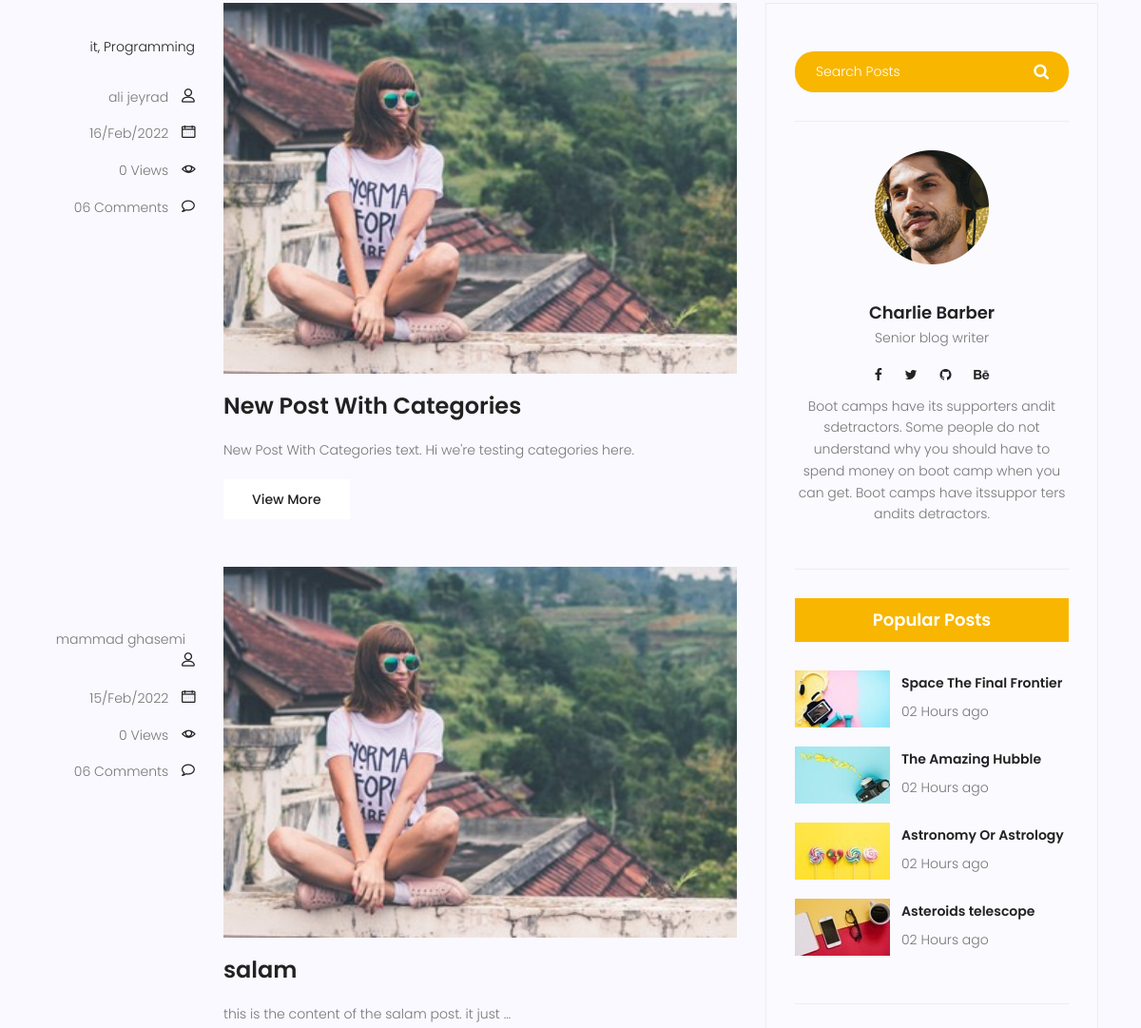
/blog/ (middle part), run on an earlier commit of the app's database.
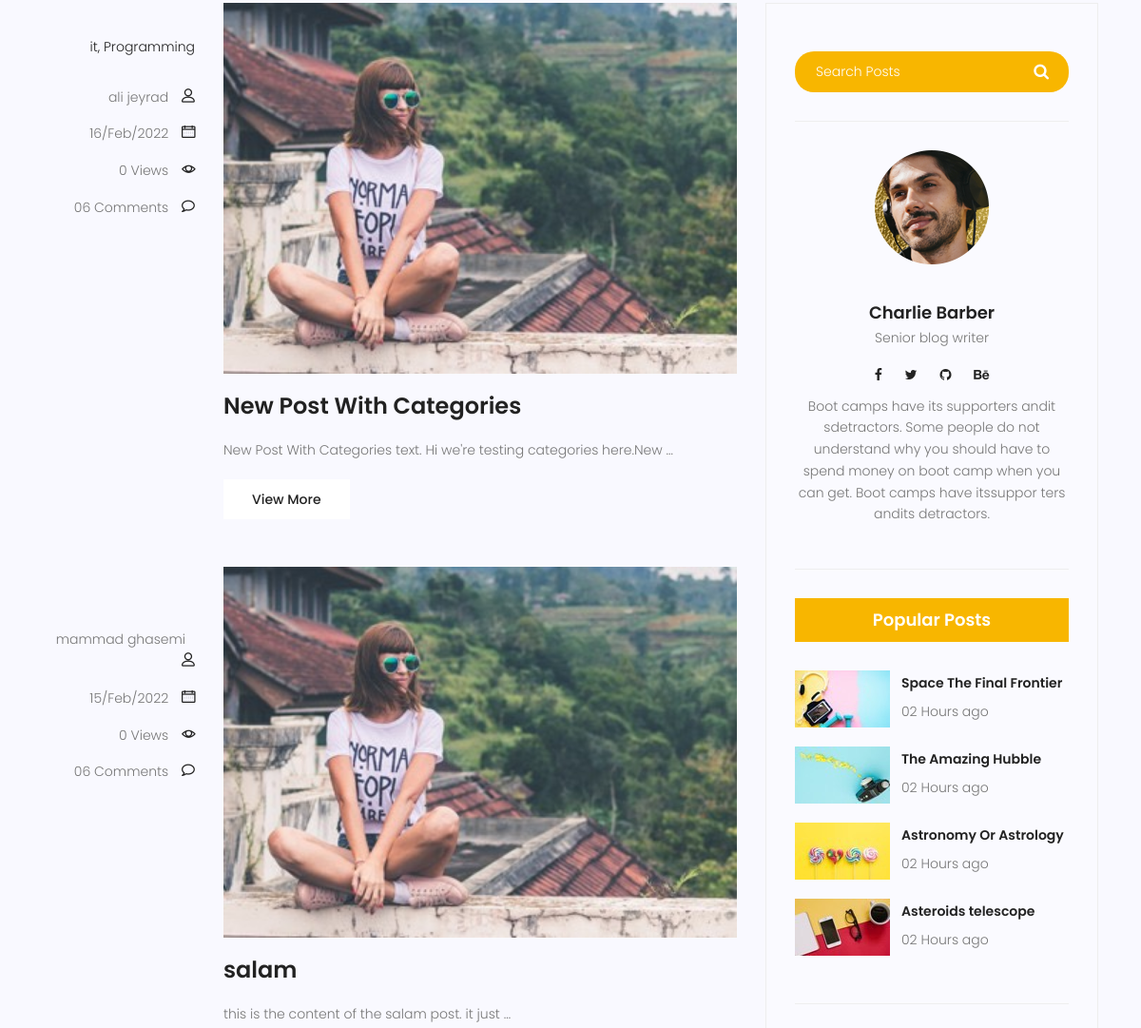
And on a later commit of the database.
### home/models.py (models this page shows, shortened)
class Category(models.Model):
    name = models.CharField(max_length=255)
    def __str__(self):
        return self.name

class Post(models.Model):
    title = models.CharField(max_length=255)
    content = models.TextField()
    image = models.ImageField(upload_to='blog/', default='blog/default.jpg')
    author = models.ForeignKey(User, null=True, on_delete= models.CASCADE)
    category = models.ManyToManyField(Category)
    counted_views = models.IntegerField(default=0)
    status = models.BooleanField(default=False)
    published_date = models.DateTimeField(null=True)
    created_date = models.DateTimeField(auto_now_add=True)
    updated_date = models.DateTimeField(auto_now=True)
    class Meta:
        ordering = ['-created_date']

### blog/views.py (the view)
# urls.py: path('', views.blog_home, name='blog_home'),
def blog_home(request):
    posts = Post.objects.filter(status = 1).filter(published_date__lte=datetime.datetime.now())
    context = {'posts':posts}
    return render(request, 'blog/blog-home.html', context)

### templates/blog/blog-home.html (shortened to what this page needs)
{% extends 'home/layout.html' %}
{% load static %}
{% block body %}
<section class="post-content-area">
	<div class="container">
		<div class="row">
			<div class="col-lg-8 posts-list">
				{% for post in posts %}
				<div class="single-post row">
					<div class="col-lg-3  col-md-3 meta-details">
						<ul class="tags">
							{% for category in post.category.all %}
							{% if forloop.last %}
							<li><a href="#">{{category}}</a></li>
							{% else %}
							<li><a href="#">{{category}},</a></li>
							{% endif %}
							{% endfor %}
						</ul>
						<div class="user-details row">
							<p class="user-name col-lg-12 col-md-12 col-6"><a href="#">{{post.author.get_full_name}}</a>
								<span class="lnr lnr-user"></span>
							</p>
							<p class="date col-lg-12 col-md-12 col-6"><a href="#">{{post.created_date|date:'d/M/Y'}}</a> <span
									class="lnr lnr-calendar-full"></span></p>
							<p class="view col-lg-12 col-md-12 col-6"><a href="#">{{post.counted_views}} Views</a> <span
									class="lnr lnr-eye"></span></p>
							<p class="comments col-lg-12 col-md-12 col-6"><a href="#">06 Comments</a> <span
									class="lnr lnr-bubble"></span></p>
						</div>
					</div>
					<div class="col-lg-9 col-md-9 ">
						<div class="feature-img">
							<img class="img-fluid" src="{{post.image.url}}" alt="">
						</div>
						<a class="posts-title" href="{% url 'blog:blog_single' pid=post.id %}">
							<h3>{{post.title}}</h3>
						</a>
						<p class="excert">
							{{post.content|truncatewords:10}}
						</p>
						<a href="{% url 'blog:blog_single' post.id %}" class="primary-btn">View More</a>
					</div>
				</div>
				{% endfor %}
			</div>
			<div class="col-lg-4 sidebar-widgets">
				<div class="widget-wrap">
					<div class="single-sidebar-widget search-widget">
						<form class="search-form" action="#">
							<input placeholder="Search Posts" name="search" type="text" onfocus="this.placeholder = ''"
								onblur="this.placeholder = 'Search Posts'">
							<button type="submit"><i class="fa fa-search"></i></button>
						</form>
					</div>
					{% include 'blog/blog-writer.html' %}
					<div class="single-sidebar-widget popular-post-widget">
						<h4 class="popular-title">Popular Posts</h4>
						<div class="popular-post-list">
							<div class="single-post-list d-flex flex-row align-items-center">
								<div class="thumb">
									<img class="img-fluid" src="{% static 'img/blog/pp1.jpg' %}" alt="">
								</div>
								<div class="details">
									<a href="#">
										<h6>Space The Final Frontier</h6>
									</a>
									<p>02 Hours ago</p>
								</div>
							</div>
							<div class="single-post-list d-flex flex-row align-items-center">
								<div class="thumb">
									<img class="img-fluid" src="{% static 'img/blog/pp2.jpg' %}" alt="">
								</div>
								<div class="details">
									<a href="#">
										<h6>The Amazing Hubble</h6>
									</a>
									<p>02 Hours ago</p>
								</div>
							</div>
							<div class="single-post-list d-flex flex-row align-items-center">
								<div class="thumb">
									<img class="img-fluid" src="{% static 'img/blog/pp3.jpg' %}" alt="">
								</div>
								<div class="details">
									<a href="#">
										<h6>Astronomy Or Astrology</h6>
									</a>
									<p>02 Hours ago</p>
								</div>
							</div>
							<div class="single-post-list d-flex flex-row align-items-center">
								<div class="thumb">
									<img class="img-fluid" src="{% static 'img/blog/pp4.jpg' %}" alt="">
								</div>
								<div class="details">
									<a href="#">
										<h6>Asteroids telescope</h6>
									</a>
									<p>02 Hours ago</p>
								</div>
							</div>
						</div>
					</div>
				</div>
			</div>
		</div>
	</div>
</section>
{% endblock body %}

### templates/home/layout.html (shortened to what this page needs)
{% load static %}
<!DOCTYPE html>
<html lang="zxx" class="no-js">
<head>
    <link rel="stylesheet" href="{% static 'css/linearicons.css' %}">
    <link rel="stylesheet" href="{% static 'css/font-awesome.min.css' %}">
    <link rel="stylesheet" href="{% static 'css/bootstrap.css' %}">
    <link rel="stylesheet" href="{% static 'css/magnific-popup.css' %}">
    <link rel="stylesheet" href="{% static 'css/jquery-ui.css' %}">
    <link rel="stylesheet" href="{% static 'css/nice-select.css' %}">
    <link rel="stylesheet" href="{% static 'css/animate.min.css' %}">
    <link rel="stylesheet" href="{% static 'css/owl.carousel.css' %}">
    <link rel="stylesheet" href="{% static 'css/main.css' %}">
</head>
<body>
    {% block body %}
    {% endblock body %}
</body>
</html>

### templates/blog/blog-writer.html
{% load static %}
<div class="single-sidebar-widget user-info-widget">
    <img src="{% static 'img/blog/user-info.png' %}" alt="">
    <a href="#">
        <h4>Charlie Barber</h4>
    </a>
    <p>
        Senior blog writer
    </p>
    <ul class="social-links">
        <li><a href="#"><i class="fa fa-facebook"></i></a></li>
        <li><a href="#"><i class="fa fa-twitter"></i></a></li>
        <li><a href="#"><i class="fa fa-github"></i></a></li>
        <li><a href="#"><i class="fa fa-behance"></i></a></li>
    </ul>
    <p>
        Boot camps have its supporters andit sdetractors. Some people do not understand why you
        should have to spend money on boot camp when you can get. Boot camps have itssuppor ters
        andits detractors.
    </p>
</div>

What changed in the data, as far as the page shows it:
changed Post "New Post With Categories": content "New Post With Categories text. Hi we're testing categories here." → "New Post With Categories text. Hi we're testing categories here.New …"
